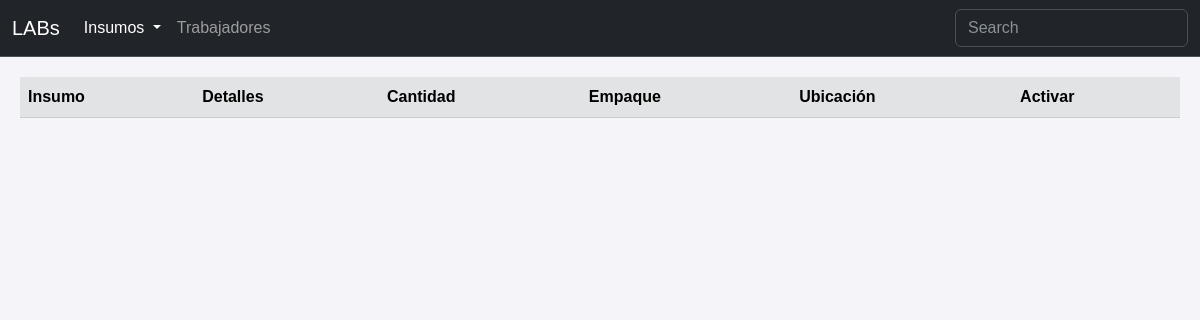
Page /inactive on the earlier database version.
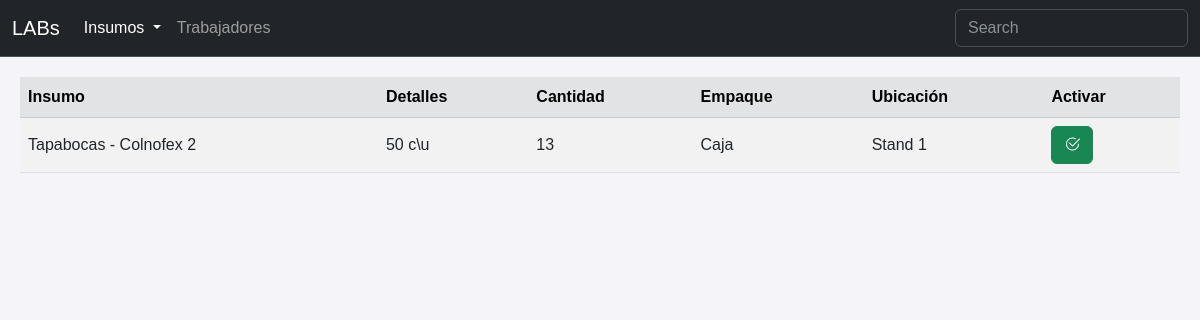
Same page on the later database version.
### tables this page shows
CREATE TABLE insumos (
    Item_id INTEGER PRIMARY KEY,
    Activo BOOL NOT NULL,
    Nombre TEXT NOT NULL,
    Detalles TEXT,
    Cantidad INTEGER NOT NULL,
    Cantidad_Inicial INTEGER NOT NULL,
    Estado_id INTEGER NOT NULL,
    Ubicacion_id INTEGER NOT NULL,
    Empaque_id INTEGER NOT NULL,
    FOREIGN KEY (Estado_id) REFERENCES estados (Estado_id),
    FOREIGN KEY (Ubicacion_id) REFERENCES ubicaciones (Ubicacion_id),
    FOREIGN KEY (Empaque_id) REFERENCES empaques (Empaque_id)
);

CREATE TABLE empaques (
    Empaque_id INTEGER PRIMARY KEY,
    Empaque TEXT NOT NULL
);

CREATE TABLE ubicaciones (
    Ubicacion_id INTEGER PRIMARY KEY,
    Lugar TEXT NOT NULL
);

### app.py (the view)
@app.route('/inactive')
def inactive():
    conn = sqlite3.connect('inventario.db')
    cursor = conn.cursor()
    items = cursor.execute('''
    SELECT
        insumos.Item_id,
        insumos.Activo,
        insumos.Nombre,
        insumos.Detalles,
        insumos.Cantidad,
        empaques.Empaque,
        ubicaciones.Lugar
    FROM insumos
    INNER JOIN empaques ON insumos.Empaque_id = empaques.Empaque_id
    INNER JOIN ubicaciones ON insumos.Ubicacion_id = ubicaciones.Ubicacion_id
    WHERE insumos.Activo = FALSE;
    ''').fetchall()
    workers = cursor.execute('''
    SELECT Trabajador_id, Nombre_Apellido FROM trabajadores;
    ''').fetchall()
    conn.close()
    colums_items = ["id","activo","nombre","detalles","cantidad","empaque","ubicacion"]
    colums_worker = ["id","nombre"]
    items_dict = [dict(zip(colums_items, row)) for row in items]
    workers_dict = [dict(zip(colums_worker, row)) for row in workers]
    return render_template('inactive.html', items=items_dict, workers=workers_dict)

### templates/inactive.html (shortened to what this page needs)
<!DOCTYPE html>
<html>
<head>
    <link rel="stylesheet" href="https://cdn.jsdelivr.net/npm/bootstrap-icons@1.11.3/font/bootstrap-icons.min.css">
    <link href="https://cdn.jsdelivr.net/npm/bootstrap@5.3.0/dist/css/bootstrap.min.css" rel="stylesheet">
    <link href="https://cdn.datatables.net/2.2.1/css/dataTables.dataTables.css" rel="stylesheet">
    <link rel="stylesheet" href="{{ url_for('static', filename='styles.css') }}">
</head>
<body>
    <nav class="navbar navbar-expand-sm bg-dark border-bottom border-body" data-bs-theme="dark">
        <div class="container-fluid">
            <a class="navbar-brand" href="#">LABs</a>
            <div class="collapse navbar-collapse" id="navbarNav">
                <ul class="navbar-nav">
                    <li class="nav-item dropdown">
                        <a class="nav-link dropdown-toggle active" aria-current="page" href="#" role="button" data-bs-toggle="dropdown" aria-expanded="false">
                            Insumos
                        </a>
                    </li>
                    <li class="nav-item">
                        <a class="nav-link" href="{{ url_for('workers') }}">Trabajadores</a>
                    </li>
                </ul>
                <form class="d-flex ms-auto" role="search">
                    <input class="form-control" id="searchFilter" type="search" placeholder="Search" aria-label="Search">
                </form>
            </div>
        </div>
    </nav>
    <div class="table-responsive">
        <table class="table table-striped table-hover align-middle" id="inactive-table">
            <thead class="table-secondary">
                <tr>
                    <th>Insumo</th>
                    <th>Detalles</th>
                    <th>Cantidad</th>
                    <th>Empaque</th>
                    <th>Ubicación</th>
                    <th>Activar</th>
                </tr>
            </thead>
            <tbody>
                {% for item in items %}
                    <tr>
                        <td>{{ item.nombre }}</td>
                        <td>{{ item.detalles }}</td>
                        <td>{{ item.cantidad }}</td>
                        <td>{{ item.empaque }}</td>
                        <td>{{ item.ubicacion }}</td>
                        <td>
                            <button type="button" class="btn btn-success"
                            data-bs-toggle="modal"
                            data-bs-target="#activateModal"
                            data-bs-id="{{ item.id }}"
                            data-bs-name="{{ item.nombre }}">
                                <i class="bi bi-check2-circle"></i>
                            </button>
                        </td>
                    </tr>
                {% endfor %}
            </tbody>
        </table>
    </div>
</body>
</html>

Differences in the rows shown:
now on this page (row edited): insumos: nombre "Tapabocas - Colnofex 2", detalles "50 c\\u", cantidad "13", empaque "Caja", ubicacion "Stand 1"
